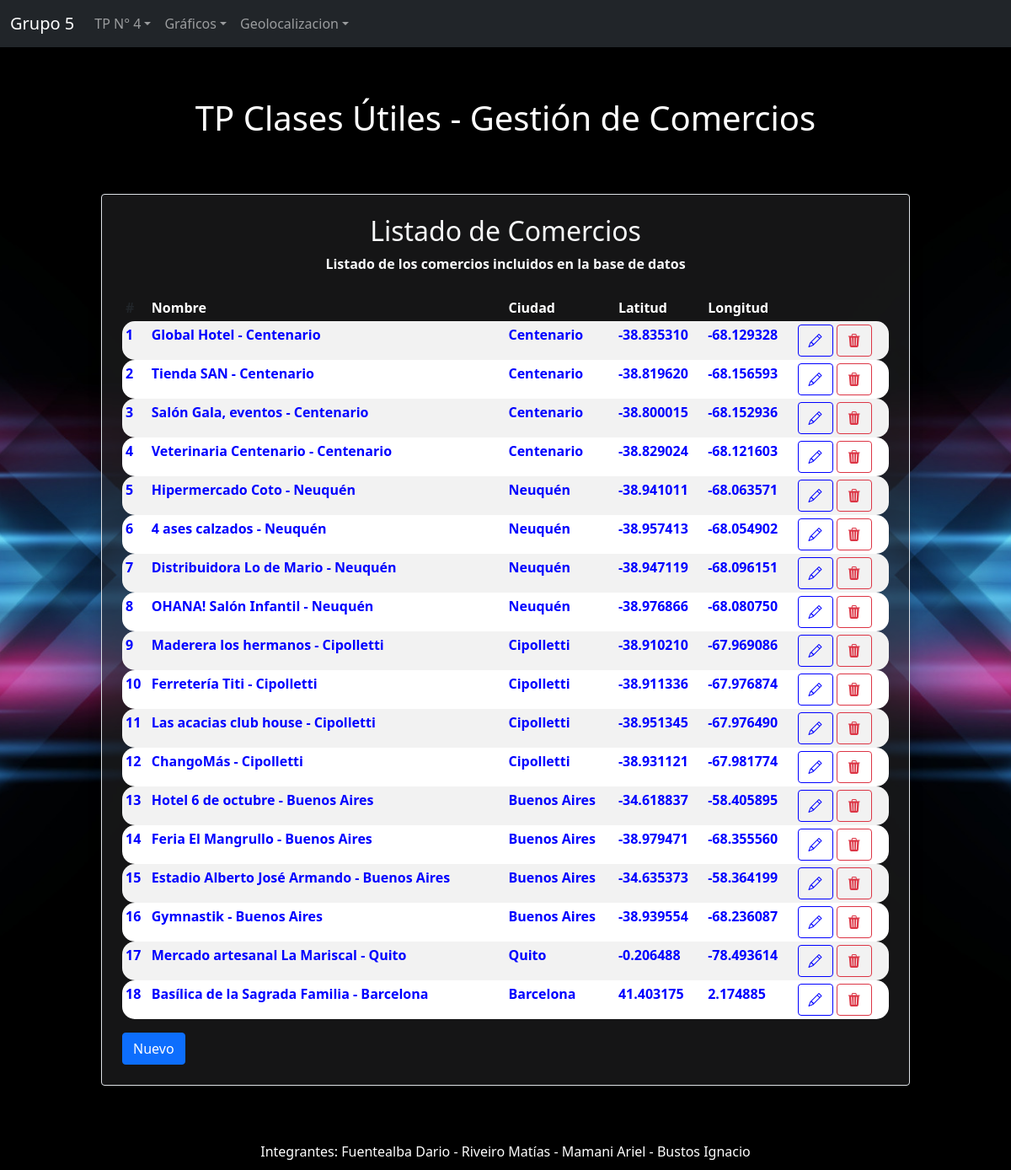
Screenshot of /Vista/comercio/index.php with the database file from the repository.
### tables this page shows
CREATE TABLE comercio (
  com_id int(6) NOT NULL PRIMARY KEY AUTO_INCREMENT,
  com_nombre varchar(50),
  ciu_id int(3),
  latitud DECIMAL(9,6),
  longitud DECIMAL(9,6)
);

CREATE TABLE ciudad (
  ciu_id int(3) NOT NULL PRIMARY KEY AUTO_INCREMENT,
  ciu_nombre varchar(30) NOT NULL
);

### Vista/comercio/accion.php (called while the page is built, shortened)
<?php
$titulo = "TP Clases Útiles - Gestión de Comercios";
include_once("../Estructura/header.php");
$objTrans = new AbmComercio();
if (isset($datos['accion'])){
    if($datos['accion']=='listar'){
        $lista = $objTrans->buscar(null);
}
}
?>

### Modelo/Conector/BaseDatos.php (called while the page is built, shortened)
<?php
class BaseDatos extends PDO {
  	private $conec;
  	private $indice;
  	private $resultado;
    public function __construct(){
        $this->indice =0;
        try {
           $this->conec=true;
        }catch (PDOException $e) {
            $this->sql = $e->getMessage();
            $this->conec=false;
        }
    }
    public function Iniciar(){
        return $this->getConec();
    }
    public function getConec(){
        return $this->conec;
    }
    public function setSQL($e){
        return "\n".$this->sql = $e;
    }
    public function Ejecutar($sql){
        if ( stristr($sql,"select")){
            $resp =  $this->EjecutarSelect($sql);
        }
        return $resp;
   }
   private function EjecutarSelect($sql){
       $cant = -1;
       $resultado=parent::query($sql);
       if(!$resultado){
           $this->analizarDebug();
       }else {
          $arregloResult = $resultado->fetchAll();
          $cant = count($arregloResult);
       }
       return $cant;
   }
   public function Registro() {
       $filaActual = false;
       $indiceActual = $this->getIndice();
       if ($indiceActual>=0) {
           $filas = $this->getResultado();
           if($indiceActual<count($filas)){
               $filaActual =  $filas[$indiceActual];
           }else {
               $this->setIndice(-1);
           }
       }
       return $filaActual;
   }
   private function setIndice ($valor){
       $this->indice = $valor;
   }
   private function getIndice (){
       return $this->indice;
   }
   private function setResultado($valor){
       $this->resultado = $valor;
   }
   private function getResultado(){
      return $this->resultado;
   }
}

### Modelo/Comercio.php (called while the page is built, shortened)
<?php
class Comercio extends BaseDatos {
    private $id;
    private $nombre;
    private $objCiudad;
    private $latitud;
    private $longitud;
    public function __construct(){
        $this->id = "";
        $this->nombre = "";
        $this->objCiudad = new Ciudad();
        $this->latitud = "";
        $this->longitud = "";
    }
    public function getid(){
        return $this->id;
    }
    public function setid($valor){
        $this->id = $valor;
    }
    public function getnombre(){
        return $this->nombre;
    }
    public function setNombre($valor){
        $this->nombre = $valor;
    }
    public function getobjCiudad(){
        return $this->objCiudad;
    }
    public function setobjCiudad($obj){
        $this->objCiudad = $obj;
    }
    public function getLatitud(){
        return $this->latitud;
    }
    public function setLatitud($valor){
        $this->latitud = $valor;
    }
    public function getLongitud(){
        return $this->longitud;
    }
    public function setLongitud($valor){
        $this->longitud = $valor;
    }
    public function listar($parametro=""){
        $arreglo = array();
        $sql = "SELECT * FROM comercio ";
        if ($parametro != "") {
            $sql .= " WHERE " .$parametro;
        }
        $res = $this->Ejecutar($sql);
        if($res > -1){
            if($res > 0){
                while ($row = $this->Registro()){
                    $obj = new Comercio();
                    $objCiudad = new Ciudad();
                    $objCiudad->setid( $row['ciu_id']);
                    $objCiudad->buscar($row['ciu_id']);
                    $obj->setear($row['com_id'], $row['com_nombre'], $objCiudad, $row['latitud'], $row['longitud']);
                    array_push($arreglo, $obj);
                }
            }
        }else{
            $this->setmensajeoperacion("Comercio->listar: ".$this->getError());
        }
        return $arreglo;
    }
}
?>

### Control/AbmComercio.php (called while the page is built, shortened)
<?php
class AbmComercio{
    public function buscar($param){
        $where = " true ";
        $objComercio = new Comercio();
        $arreglo = $objComercio->listar($where);
        return $arreglo;
    }
}
?>

### Modelo/Ciudad.php (called while the page is built, shortened)
<?php
class Ciudad extends BaseDatos {
    private $ciu_nombre;
    public function __construct(){
        $this->ciu_nombre = "";
    }
    public function getNombre(){
        return $this->ciu_nombre;
    }
    public function setNombre($valor){
        $this->ciu_nombre = $valor;
    }
    public function buscar($ciu_id){
        $base = new BaseDatos();
        $exito = false;
        $sql = "Select * from ciudad where ciu_id = " . $ciu_id;
        if($base ->Iniciar()){
            if($base->Ejecutar($sql)){
                if($row = $base->Registro()){
                    $exito = true;
                }
            }
        }
        return $exito;
    }
}
?>

### Vista/comercio/index.php (the view, shortened to what this page needs)
<?php
include_once("../Estructura/header.php");
include_once("accion.php");
?>
<div class="divtitulo">
    <h1><?php echo $titulo;?></h1>
</div>
<div class="container_auto mt-3 mt-5 p-4 border rounded shadow text-light">
    <div class="text-center mb-4">
        <h2>Listado de Comercios</h2>
        <p>Listado de los comercios incluidos en la base de datos</p>
    </div>
    <div class="table-responsive">
        <table class="table table-striped table-sm">
            <thead>
                <tr>
                    <th scope="col">#</th>
                    <th class="text-white" scope="col">Nombre</th>
                    <th class="text-white" scope="col">Ciudad</th>
                    <th class="text-white" scope="col">Latitud</th>
                    <th class="text-white" scope="col">Longitud</th>
                    <th class="text-white" scope="col"></th>
                </tr>
            </thead>
            <tbody>
                <?php
                if(count($lista)>0){
                    foreach ($lista as $comercio){
                        echo '<tr><td>'.$comercio->getid().'</td>';
                        echo '<td>'.$comercio->getNombre().'</td>';
                        echo '<td>'.$comercio->getobjCiudad()->getNombre().'</td>';
                        echo '<td>'.$comercio->getLatitud().'</td>';
                        echo '<td>'.$comercio->getLongitud().'</td>';
                        echo '<td><a class="btn btn-color" role="button" href="editar.php?accion=editar&com_id='.$comercio->getid().'"><i class="bi bi-pencil"></i></a>   ';
                        echo '<a class="btn btn-outline-danger" role="button" href="editar.php?accion=borrar&com_id='.$comercio->getid().'"><i class="bi bi-trash3-fill"></i></a></td></tr>';
                    }
                }
                ?>
            </tbody>
        </table>
    </div>
    <div class="row float-right">
        <div class="col-md-12 float-right">
        <a class="btn btn-primary" role="button" href="editar.php?accion=nuevo&ciu_id=-1">Nuevo</a>
        </div>
    </div>
</div>
<?php
include_once("../Estructura/footer.php");
?>

### Vista/css/estilos.css (style rules this page uses)
body { padding-bottom: 100px; background-image: url(../../Archivos/flechas.jpg); background-size: cover; background-repeat: no-repeat; background-position: center; }
.container_auto, .container_persona { color: white; font-weight: bold; margin-top: 5px; width: 80%; margin-left: 10%; padding: 5px; text-align: justify; background-color: rgba(42, 42, 44, 0.5); border-radius: 15px; }
.btn-color { color: blue; background-color: transparent; border: 1px solid blue; transition: background-color 0.3s, color 0.3s; }
.table-striped tbody tr td:first-child { border-top-left-radius: 15px; border-bottom-left-radius: 15px; overflow: hidden; }
.table-striped tbody tr td:last-child { border-top-right-radius: 15px; border-bottom-right-radius: 15px; overflow: hidden; }
.table-striped { border-collapse: separate; border-spacing: 0; }
.table-striped td { border: none; }
.table-striped th { border: none; }
.table-striped tbody tr { color: blue; }
.table-striped tbody tr:nth-of-type(odd) { background-color: white; color: blue; }
.table-striped tbody tr:nth-of-type(even) { background-color: white; color: blue; }
.divtitulo { background-color: transparent; color: white; font-weight: bold; width: 100%; margin: 0; padding: 10px; padding-top: 5%; text-align: center; box-sizing: border-box; }

### rows the page displays
comercio: com_id "1", com_nombre "Global Hotel - Centenario", ciu.ciu_nombre "Centenario", latitud "-38.835310", longitud "-68.129328"
comercio: com_id "2", com_nombre "Tienda SAN - Centenario", ciu.ciu_nombre "Centenario", latitud "-38.819620", longitud "-68.156593"
comercio: com_id "3", com_nombre "Salón Gala, eventos - Centenario", ciu.ciu_nombre "Centenario", latitud "-38.800015", longitud "-68.152936"
comercio: com_id "4", com_nombre "Veterinaria Centenario - Centenario", ciu.ciu_nombre "Centenario", latitud "-38.829024", longitud "-68.121603"
comercio: com_id "5", com_nombre "Hipermercado Coto - Neuquén", ciu.ciu_nombre "Neuquén", latitud "-38.941011", longitud "-68.063571"
comercio: com_id "6", com_nombre "4 ases calzados - Neuquén", ciu.ciu_nombre "Neuquén", latitud "-38.957413", longitud "-68.054902"
comercio: com_id "7", com_nombre "Distribuidora Lo de Mario - Neuquén", ciu.ciu_nombre "Neuquén", latitud "-38.947119", longitud "-68.096151"
comercio: com_id "8", com_nombre "OHANA! Salón Infantil - Neuquén", ciu.ciu_nombre "Neuquén", latitud "-38.976866", longitud "-68.080750"
comercio: com_id "9", com_nombre "Maderera los hermanos - Cipolletti", ciu.ciu_nombre "Cipolletti", latitud "-38.910210", longitud "-67.969086"
comercio: com_id "10", com_nombre "Ferretería Titi - Cipolletti", ciu.ciu_nombre "Cipolletti", latitud "-38.911336", longitud "-67.976874"
comercio: com_id "11", com_nombre "Las acacias club house - Cipolletti", ciu.ciu_nombre "Cipolletti", latitud "-38.951345", longitud "-67.976490"
comercio: com_id "12", com_nombre "ChangoMás - Cipolletti", ciu.ciu_nombre "Cipolletti", latitud "-38.931121", longitud "-67.981774"
comercio: com_id "13", com_nombre "Hotel 6 de octubre - Buenos Aires", ciu.ciu_nombre "Buenos Aires", latitud "-34.618837", longitud "-58.405895"
comercio: com_id "14", com_nombre "Feria El Mangrullo - Buenos Aires", ciu.ciu_nombre "Buenos Aires", latitud "-38.979471", longitud "-68.355560"
comercio: com_id "15", com_nombre "Estadio Alberto José Armando - Buenos Aires", ciu.ciu_nombre "Buenos Aires", latitud "-34.635373", longitud "-58.364199"
comercio: com_id "16", com_nombre "Gymnastik - Buenos Aires", ciu.ciu_nombre "Buenos Aires", latitud "-38.939554", longitud "-68.236087"
comercio: com_id "17", com_nombre "Mercado artesanal La Mariscal - Quito", ciu.ciu_nombre "Quito", latitud "-0.206488", longitud "-78.493614"
comercio: com_id "18", com_nombre "Basílica de la Sagrada Familia - Barcelona", ciu.ciu_nombre "Barcelona", latitud "41.403175", longitud "2.174885"

### other values shown
$titulo "TP Clases Útiles - Gestión de Comercios"
